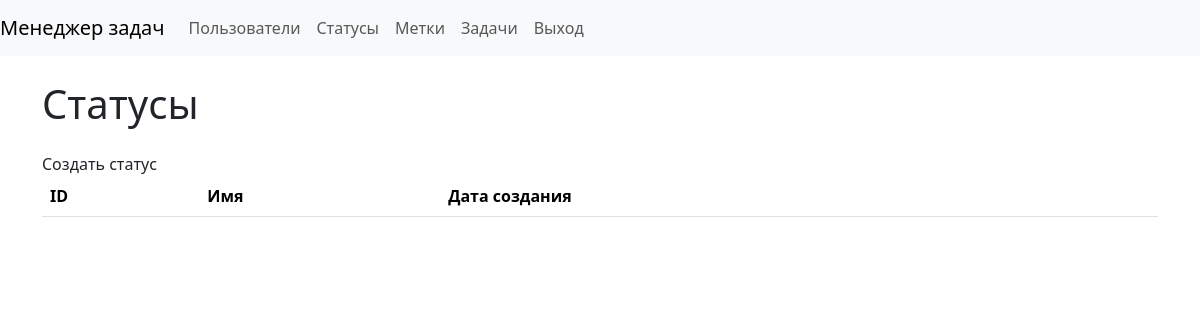
/statuses/ (signed in), run on an earlier commit of the app's database.
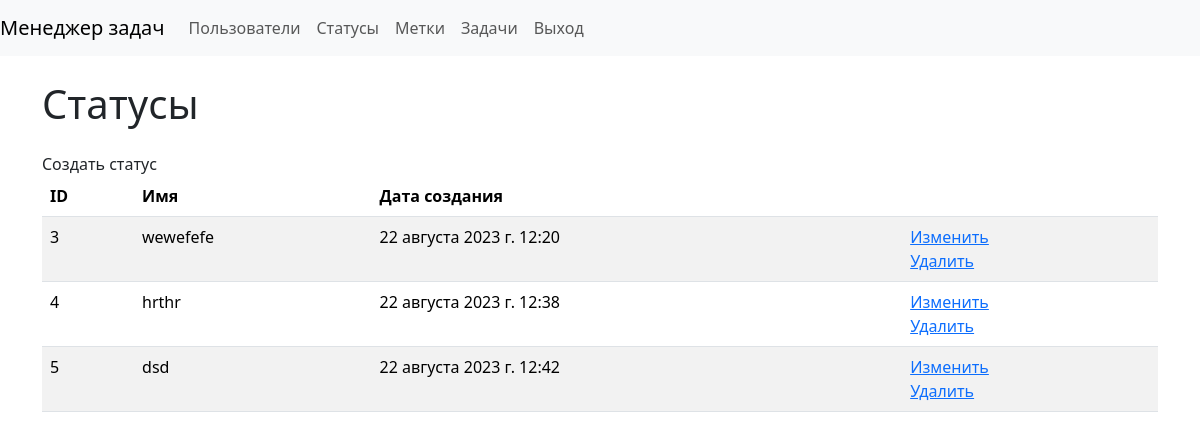
And on a later commit of the database.
### statuses/models.py (models this page shows)
class Status(models.Model):
    name = models.CharField(max_length=150, unique=True)
    created_at = models.DateTimeField(auto_now_add=True)

### statuses/views.py (the view)
# urls.py: path('', ShowStatuses.as_view(), name='statuses'),
class ShowStatuses(NoPermissionMixin, ListView):
    template_name = 'statuses/statuses.html'
    context_object_name = 'statuses'
    model = Status

### statuses/templates/statuses/statuses.html
{% extends 'base.html' %}
{% load django_bootstrap5 %}
{% block content %}
<h1 class="my-4"> Статусы </h1>
<a class="nav-link" href="{% url 'create_status' %}">Создать статус</a>
<table class="table table-striped">
  <thead>
  <tr><th>ID</th>
      <th>Имя</th>
      <th>Дата создания</th>
      <th></th>
  </tr>
  </thead>
  <tbody>
  {% for status in statuses %}
    <tr><td>{{ status.id }}</td>
        <td>{{ status.name }}</td>
        <td>{{ status.created_at }}</td>
        <td><a href="{% url 'update_status' status.id %}">Изменить</a><br><a href="{% url 'delete_status' status.id %}">Удалить</a></td>
    </tr>
  {% endfor %}
    </tbody>
</table>
{% endblock %}

### templates/base.html (shortened to what this page needs)
{% load i18n %}
<!DOCTYPE html>
<html lang="ru-ru">
  <head>
  </head>
  <body class="d-flex flex-column min-vh-100">
    <nav class="navbar navbar-expand-lg navbar-light bg-light">
      <a class="navbar-brand" href="/">{% trans "Task manager" %}</a>
      <div class="collapse navbar-collapse" id="navbarToggleExternalContent">
        <ul class="navbar-nav mr-auto">
          {% if request.user.is_authenticated %}
          <li class="nav-item">
            <a class="nav-link" href="{% url 'users' %}">{% trans 'Users' %}</a>
          </li>
          <li class="nav-item">
            <a class="nav-link" href="{% url 'statuses' %}">{% trans 'Statuses' %}</a>
          </li>
          <li class="nav-item">
            <a class="nav-link" href="#">{% trans 'Labels' %}</a>
          </li>
          <li class="nav-item">
            <a class="nav-link" href="#">{% trans 'Tasks' %}</a>
          </li>
          <li class="nav-item">
            <a class="nav-link" href="{% url 'logout' %}">{% trans 'Exit' %}</a>
          </li>
          {% endif %}
          {% load django_bootstrap5 %}
          {% bootstrap_css %}
        </ul>
      </div>
    </nav>
    <div class="container wrapper flex-grow-1">
      {% block content %}
      {% endblock %}
    </div>
  </body>
</html>

What changed in the data, as far as the page shows it:
added Status: id "3", name "wewefefe", created_at "22 августа 2023 г. 12:20"
added Status: id "4", name "hrthr", created_at "22 августа 2023 г. 12:38"
added Status: id "5", name "dsd", created_at "22 августа 2023 г. 12:42"
